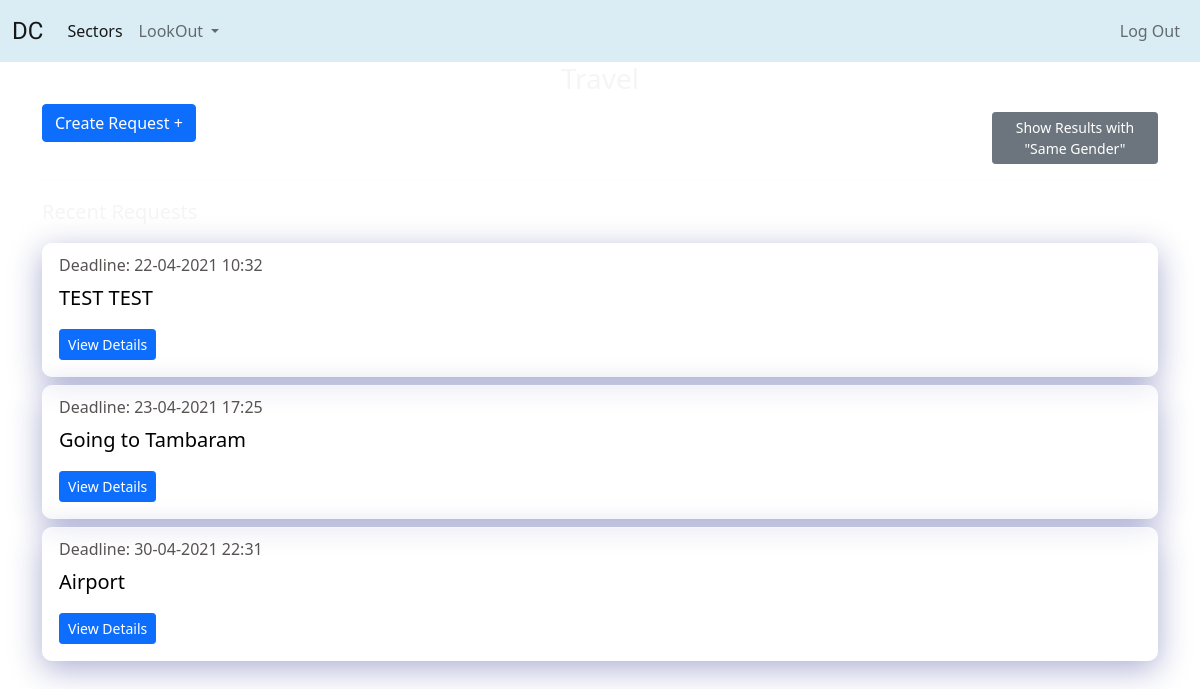
The page /sector/1/0/ (signed in) on the database its author committed.
### connect/models.py (models this page shows, shortened)
class Request(models.Model):
    requester = models.ForeignKey(User,on_delete=models.CASCADE,blank=True,related_name='req')
    sector = models.ForeignKey(SectorField,on_delete=models.CASCADE,related_name='reqsec')
    genre = models.CharField(max_length=56,null=True,blank=True)
    subject = models.CharField(max_length=128)
    content = models.TextField()
    match_with_same_gender = models.BooleanField(default=False)
    deadline = models.DateTimeField()
    is_first_year_req = models.BooleanField(default=False)
    created_at = models.DateTimeField(auto_now_add=True)
    deleted = models.BooleanField(default=False)
    pending = models.BooleanField(default=True)
    class Meta:
        ordering = ['-created_at']

### connect/views.py (the view)
# urls.py: path('sector/<int:id>/<int:type_>/',views.DisplayRequest.as_view(),name='display-request'),
class DisplayRequest(LoginRequiredMixin,View):
    def get(self,request,id,type_,*args,**kwargs):
        sector = get_object_or_404(SectorField,pk=id)
        if request.user.info.year == 1:
            requests_ = Request.objects.filter(sector=sector,is_first_year_req = True,deleted=False,pending=True)
        else:
            requests_ = Request.objects.filter(sector=sector,is_first_year_req = False,deleted=False,pending=True)
        final_requests =  []
        for i in requests_:
            if(i.match_with_same_gender):
                if(request.user.info.gender == i.requester.info.gender):
                    final_requests.append(i)
            elif(type_ == 1):
                if(request.user.info.gender == i.requester.info.gender):
                    final_requests.append(i)
            else:
                final_requests.append(i)
        data = {
            'sector':sector,
            'requests':final_requests,
            'type_':type_,
        }
        return render(request,'connect/sector-detail.html',context=data)

### connect/templates/connect/sector-detail.html (shortened to what this page needs)
{% extends 'base.html' %}
{% block content %}
<h3 class="text-center">{{sector.name}}</h3>
<div class="row">
    <div class="col-lg-10 col-sm-12">
        <a class="btn btn-primary" href="{% url 'connect:create-request' sector.id %}">Create Request +</a>
    </div>
    <div class="col-lg-2 col-sm-12 mt-2">
        {% if type_ == 0 %}
            <a class="btn btn-secondary btn-sm" href="{% url 'connect:display-request' sector.id 1 %}">Show Results with "Same Gender"</a>
        {% else %}
            <a class="btn btn-secondary btn-sm" href="{% url 'connect:display-request' sector.id 0 %}">Show Original Results</a>
        {% endif %}
    </div>
</div>
<hr>
<div>
    <p class="lead">Recent Requests</p>
    {% for req in requests %}
        <div class="card glass-container my-2">
            <div class="card-body">
                <h6 class="card-subtitle card-greycolor mb-2">Deadline: {{req.deadline | date:'d-m-Y H:i'}}</h6>
                <p class="card-text card-blackcolor lead">{{req.subject}}</p>
                <a class="btn btn-primary btn-sm" href="{% url 'connect:detail-request' req.id %}">View Details</a>
            </div>
        </div>
    {% empty %}
        <p>No Recent Requests :(</p>
    {% endfor %}
</div>
{% endblock %}

### static/css/style.css (style rules this page uses)
* { margin: 0; padding: 0; border: 0; font-size: 100%; box-sizing: border-box; color: whitesmoke; }
body { background-image: url('https://ik.imagekit.io/oyjag5asj/image_3mP0GSYNY.jpg'); background-repeat: no-repeat; background-size: cover; background-attachment: fixed; }
a { color: red; }
.glass-container { background: rgba(255, 255, 255, 0.657); box-shadow: 0 8px 32px 0 rgba( 31, 38, 135, 0.37 ); border-radius: 10px; border: 1px solid rgba( 255, 255, 255, 0.18 ); }
.card-greycolor { color: rgb(87, 83, 83); }
.card-blackcolor { color: black; }

### rows shown on the page
Request: deadline "22-04-2021 10:32", subject "TEST TEST"
Request: deadline "23-04-2021 17:25", subject "Going to Tambaram"
Request: deadline "30-04-2021 22:31", subject "Airport"
